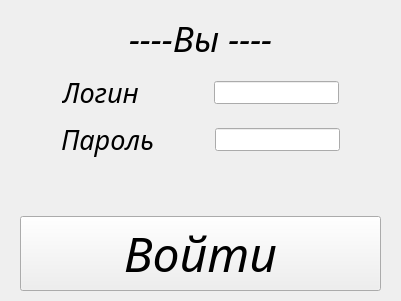
<?xml version="1.0" encoding="UTF-8"?>
<ui version="4.0">
 <class>Form</class>
 <widget class="QWidget" name="Form">
  <property name="geometry">
   <rect>
    <x>0</x>
    <y>0</y>
    <width>401</width>
    <height>301</height>
   </rect>
  </property>
  <property name="windowTitle">
   <string>Вход</string>
  </property>
  <widget class="QWidget" name="verticalLayoutWidget">
   <property name="geometry">
    <rect>
     <x>20</x>
     <y>10</y>
     <width>361</width>
     <height>281</height>
    </rect>
   </property>
   <layout class="QVBoxLayout" name="verticalLayout">
    <item>
     <spacer name="verticalSpacer_2">
      <property name="orientation">
       <enum>Qt::Vertical</enum>
      </property>
      <property name="sizeHint" stdset="0">
       <size>
        <width>20</width>
        <height>40</height>
       </size>
      </property>
     </spacer>
    </item>
    <item>
     <layout class="QHBoxLayout" name="horizontalLayout_2">
      <item>
       <layout class="QHBoxLayout" name="horizontalLayout_7">
        <item>
         <spacer name="horizontalSpacer">
          <property name="orientation">
           <enum>Qt::Horizontal</enum>
          </property>
          <property name="sizeHint" stdset="0">
           <size>
            <width>40</width>
            <height>20</height>
           </size>
          </property>
         </spacer>
        </item>
        <item>
         <widget class="QLabel" name="label">
          <property name="font">
           <font>
            <family>Monotype Corsiva</family>
            <pointsize>26</pointsize>
            <italic>true</italic>
           </font>
          </property>
          <property name="text">
           <string>----Вы ----</string>
          </property>
         </widget>
        </item>
        <item>
         <spacer name="horizontalSpacer_2">
          <property name="orientation">
           <enum>Qt::Horizontal</enum>
          </property>
          <property name="sizeHint" stdset="0">
           <size>
            <width>40</width>
            <height>20</height>
           </size>
          </property>
         </spacer>
        </item>
       </layout>
      </item>
     </layout>
    </item>
    <item>
     <spacer name="verticalSpacer">
      <property name="orientation">
       <enum>Qt::Vertical</enum>
      </property>
      <property name="sizeHint" stdset="0">
       <size>
        <width>20</width>
        <height>40</height>
       </size>
      </property>
     </spacer>
    </item>
    <item>
     <layout class="QHBoxLayout" name="horizontalLayout_3">
      <item>
       <layout class="QHBoxLayout" name="horizontalLayout_6">
        <item>
         <spacer name="horizontalSpacer_5">
          <property name="orientation">
           <enum>Qt::Horizontal</enum>
          </property>
          <property name="sizeHint" stdset="0">
           <size>
            <width>40</width>
            <height>20</height>
           </size>
          </property>
         </spacer>
        </item>
        <item>
         <widget class="QLabel" name="label_for_login">
          <property name="font">
           <font>
            <family>Monotype Corsiva</family>
            <pointsize>20</pointsize>
            <italic>true</italic>
           </font>
          </property>
          <property name="text">
           <string>Логин    </string>
          </property>
         </widget>
        </item>
        <item>
         <spacer name="horizontalSpacer_6">
          <property name="orientation">
           <enum>Qt::Horizontal</enum>
          </property>
          <property name="sizeHint" stdset="0">
           <size>
            <width>40</width>
            <height>20</height>
           </size>
          </property>
         </spacer>
        </item>
        <item>
         <widget class="QLineEdit" name="lineEdit_for_login">
          <property name="font">
           <font>
            <pointsize>10</pointsize>
           </font>
          </property>
         </widget>
        </item>
        <item>
         <spacer name="horizontalSpacer_4">
          <property name="orientation">
           <enum>Qt::Horizontal</enum>
          </property>
          <property name="sizeHint" stdset="0">
           <size>
            <width>40</width>
            <height>20</height>
           </size>
          </property>
         </spacer>
        </item>
       </layout>
      </item>
     </layout>
    </item>
    <item>
     <spacer name="verticalSpacer_3">
      <property name="orientation">
       <enum>Qt::Vertical</enum>
      </property>
      <property name="sizeHint" stdset="0">
       <size>
        <width>20</width>
        <height>40</height>
       </size>
      </property>
     </spacer>
    </item>
    <item>
     <layout class="QHBoxLayout" name="horizontalLayout_4">
      <item>
       <layout class="QHBoxLayout" name="horizontalLayout_5">
        <item>
         <spacer name="horizontalSpacer_8">
          <property name="orientation">
           <enum>Qt::Horizontal</enum>
          </property>
          <property name="sizeHint" stdset="0">
           <size>
            <width>40</width>
            <height>20</height>
           </size>
          </property>
         </spacer>
        </item>
        <item>
         <widget class="QLabel" name="label_for_password">
          <property name="font">
           <font>
            <family>Monotype Corsiva</family>
            <pointsize>20</pointsize>
            <italic>true</italic>
           </font>
          </property>
          <property name="text">
           <string>Пароль  </string>
          </property>
         </widget>
        </item>
        <item>
         <spacer name="horizontalSpacer_7">
          <property name="orientation">
           <enum>Qt::Horizontal</enum>
          </property>
          <property name="sizeHint" stdset="0">
           <size>
            <width>40</width>
            <height>20</height>
           </size>
          </property>
         </spacer>
        </item>
        <item>
         <widget class="QLineEdit" name="lineEdit_for_password">
          <property name="font">
           <font>
            <pointsize>10</pointsize>
           </font>
          </property>
         </widget>
        </item>
        <item>
         <spacer name="horizontalSpacer_9">
          <property name="orientation">
           <enum>Qt::Horizontal</enum>
          </property>
          <property name="sizeHint" stdset="0">
           <size>
            <width>40</width>
            <height>20</height>
           </size>
          </property>
         </spacer>
        </item>
       </layout>
      </item>
     </layout>
    </item>
    <item>
     <spacer name="verticalSpacer_5">
      <property name="orientation">
       <enum>Qt::Vertical</enum>
      </property>
      <property name="sizeHint" stdset="0">
       <size>
        <width>20</width>
        <height>40</height>
       </size>
      </property>
     </spacer>
    </item>
    <item>
     <widget class="QLabel" name="label_for_error">
      <property name="font">
       <font>
        <family>Monotype Corsiva</family>
        <pointsize>20</pointsize>
        <italic>true</italic>
       </font>
      </property>
      <property name="text">
       <string/>
      </property>
     </widget>
    </item>
    <item>
     <spacer name="verticalSpacer_4">
      <property name="orientation">
       <enum>Qt::Vertical</enum>
      </property>
      <property name="sizeHint" stdset="0">
       <size>
        <width>20</width>
        <height>40</height>
       </size>
      </property>
     </spacer>
    </item>
    <item>
     <layout class="QHBoxLayout" name="horizontalLayout">
      <item>
       <widget class="QPushButton" name="pushButton_go">
        <property name="font">
         <font>
          <family>Monotype Corsiva</family>
          <pointsize>36</pointsize>
          <italic>true</italic>
         </font>
        </property>
        <property name="text">
         <string>Войти</string>
        </property>
       </widget>
      </item>
     </layout>
    </item>
   </layout>
  </widget>
 </widget>
 <resources/>
 <connections/>
</ui>
